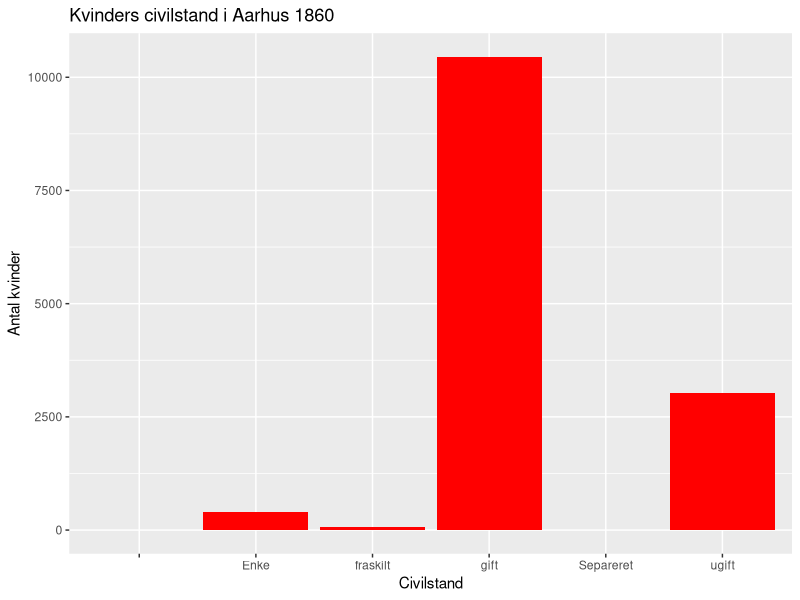
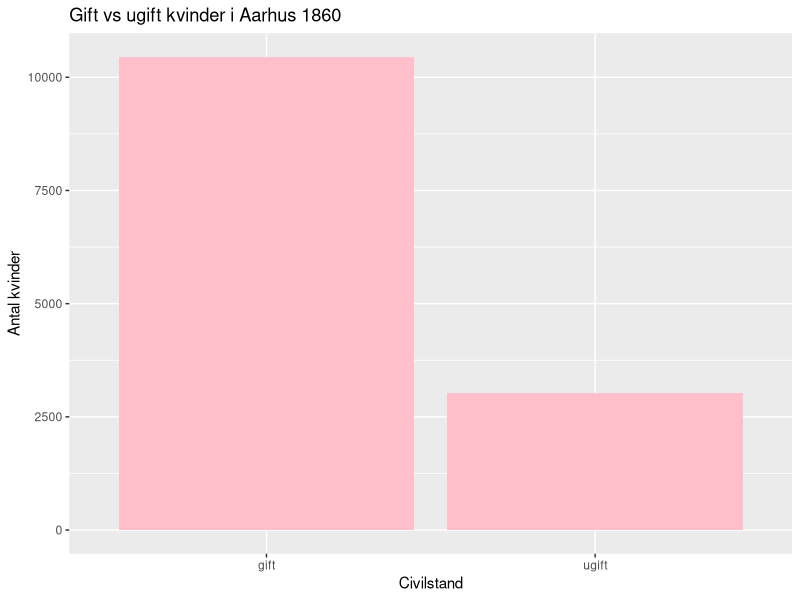
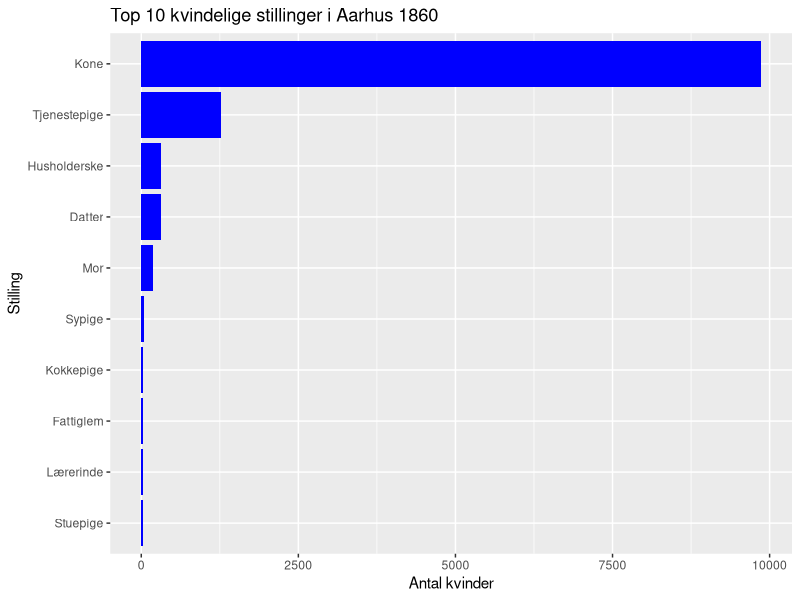
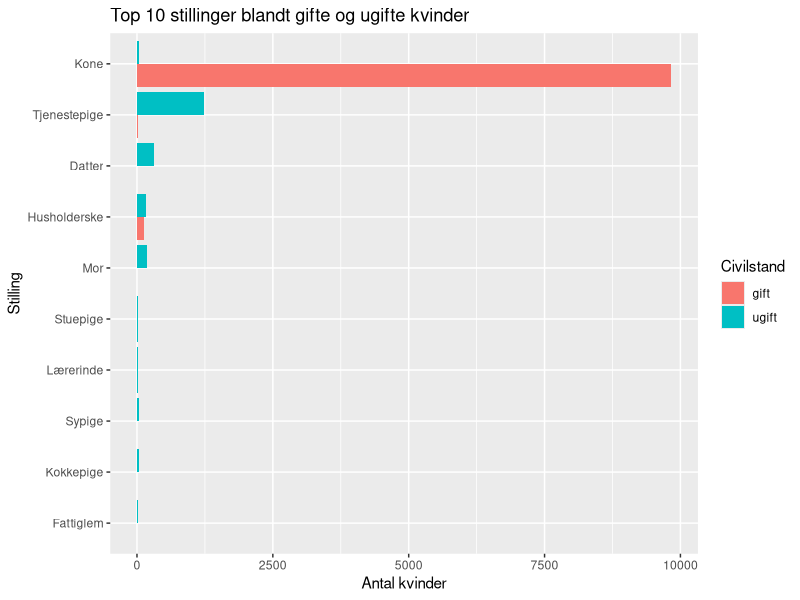

Generate these figures, in order, with R:
## ---- chunk 1
library(tidyverse)
library(ggplot2)

data <- read.csv(
  "data/census-1860-original-csv-(3).csv",
  fileEncoding = "UTF-8"
)
## ---- chunk 2
ggplot(data, aes(x = civilstand)) +
  geom_bar(fill = "red") +
  labs(
    title = "Kvinders civilstand i Aarhus 1860",
    x = "Civilstand",
    y = "Antal kvinder"
  )
## ---- chunk 3
civil_subset <- data %>%
  filter(civilstand %in% c("gift", "ugift"))

ggplot(civil_subset, aes(x = civilstand)) +
  geom_bar(fill = "pink") +
  labs(
    title = "Gift vs ugift kvinder i Aarhus 1860",
    x = "Civilstand",
    y = "Antal kvinder"
  )
## ---- chunk 4
top10 <- data %>%
  count(stilling, sort = TRUE) %>%
  slice(1:10)

top10
## ---- chunk 5
ggplot(top10, aes(x = reorder(stilling, n), y = n)) +
  geom_col(fill = "blue") +
  coord_flip() +
  labs(
    title = "Top 10 kvindelige stillinger i Aarhus 1860",
    x = "Stilling",
    y = "Antal kvinder"
  )
## ---- chunk 6
top10_stillinger <- data %>%
  count(stilling, sort = TRUE) %>%
  slice(1:10)

civil_stilling <- data %>%
  filter(
    civilstand %in% c("gift", "ugift"),
    stilling %in% top10_stillinger$stilling
  ) %>%
  count(civilstand, stilling)

ggplot(civil_stilling,
       aes(x = reorder(stilling, n), y = n, fill = civilstand)) +
  geom_col(position = "dodge") +
  coord_flip() +
  labs(
    title = "Top 10 stillinger blandt gifte og ugifte kvinder",
    x = "Stilling",
    y = "Antal kvinder",
    fill = "Civilstand"
  )
